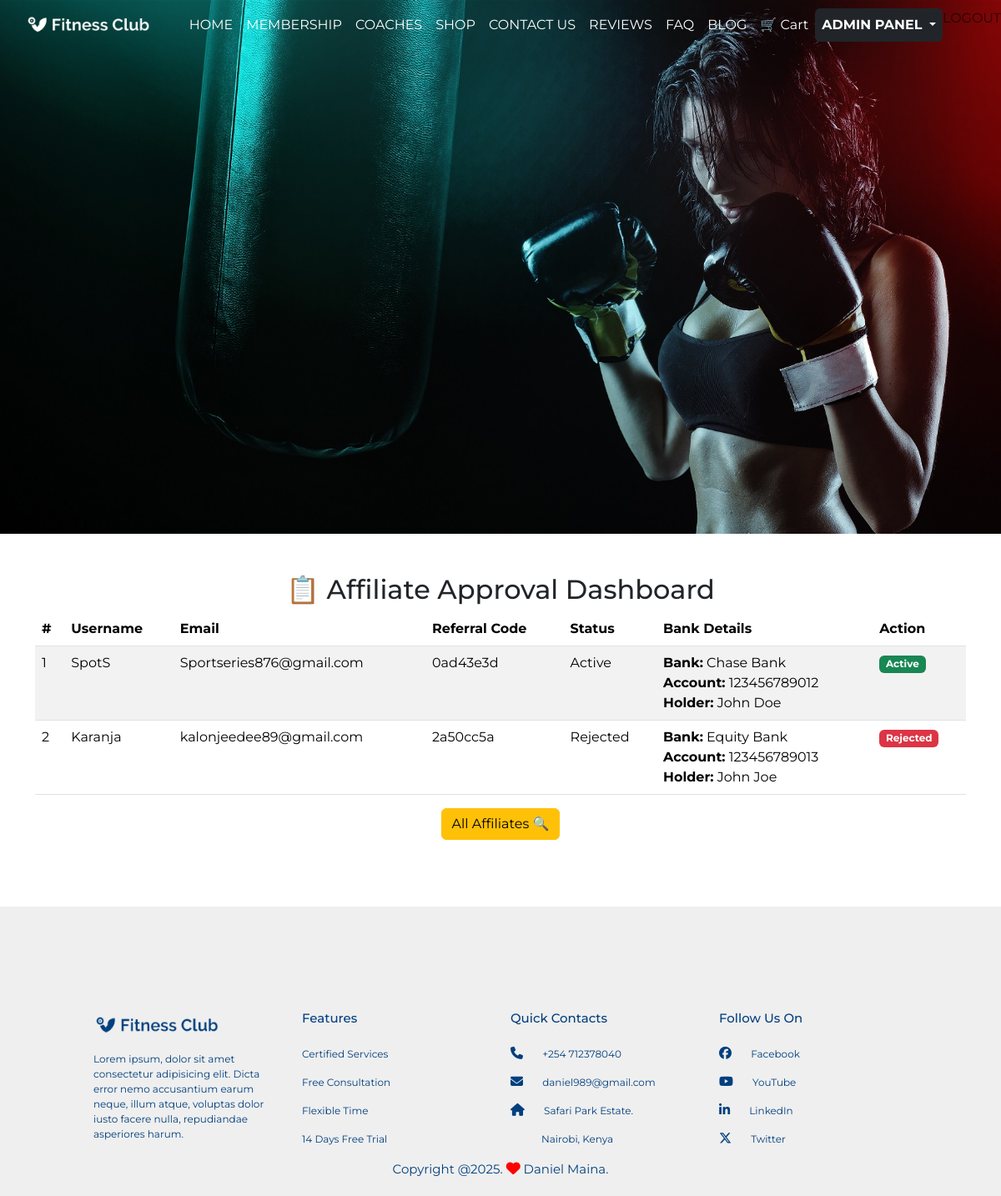
/affiliates/admin-review/ (signed in), run on an earlier commit of the app's database.
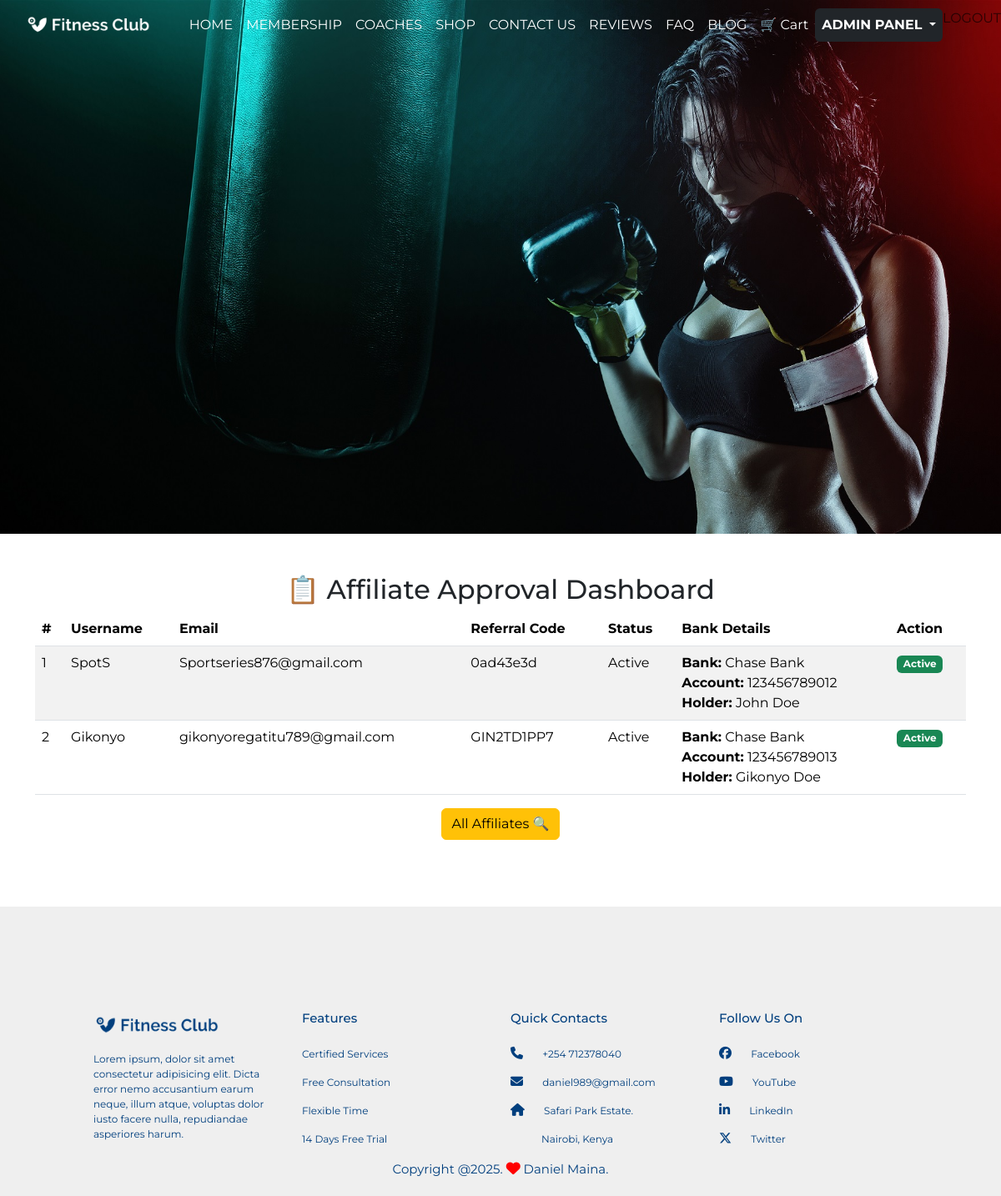
And on a later commit of the database.
### affiliates/models.py (models this page shows, shortened)
class Affiliate(models.Model):
    STATUS_CHOICES = [
        ('Pending', 'Pending'),
        ('Active', 'Active'),
        ('Completed', 'Completed'),
        ('Canceled', 'Canceled'),
    ]
    user = models.OneToOneField(User, on_delete=models.CASCADE, related_name="affiliate_profile")
    referral_code = models.CharField(max_length=20, unique=True, blank=True)
    total_earnings = models.DecimalField(max_digits=10, decimal_places=2, default=0.00)
    status = models.CharField(max_length=10, choices=STATUS_CHOICES, default="Pending")
    commission_rate = models.FloatField(default=5.0)
    created_at = models.DateTimeField(auto_now_add=True)
    bank_name = models.CharField(max_length=100, blank=True, null=True)
    account_number = models.CharField(max_length=50, blank=True, null=True)
    account_holder_name = models.CharField(max_length=100, blank=True, null=True)
    payment_method = models.CharField(
        max_length=20,
        choices=[("Bank Transfer", "Bank Transfer"), ("PayPal", "PayPal"), ("Other", "Other")],
        default="Bank Transfer",
    )

### affiliates/views.py (the view)
# urls.py: path("admin-review/", views.AffiliateReviewView.as_view(), name="admin_review"),
class AffiliateReviewView(UserPassesTestMixin, ListView):
    model = Affiliate
    template_name = "affiliates/admin_review.html"
    context_object_name = "affiliates"
    def test_func(self):
        return self.request.user.is_staff

### cart/context_processors.py (called while the page is built)
def cart_count(request):
    count = 0
    if request.user.is_authenticated:
        count = CartItem.objects.filter(cart__user=request.user).count()
    else:
        cart = request.session.get("cart", {})
        count = sum(item["quantity"] for item in cart.values())
    return {"cart_count": count}

### affiliates/templates/affiliates/admin_review.html
{% extends "base.html" %}
{% block main_content %}
<div class="container mt-5">
    <h2 class="text-center">📋 Affiliate Approval Dashboard</h2>
    <table class="table table-striped">
        <thead>
            <tr>
                <th>#</th>
                <th>Username</th>
                <th>Email</th>
                <th>Referral Code</th>
                <th>Status</th>
                <th>Bank Details</th>
                <th>Action</th>
            </tr>
        </thead>
        <tbody>
            {% for affiliate in affiliates %}
                <tr>
                    <td>{{ forloop.counter }}</td>
                    <td>{{ affiliate.user.username }}</td>
                    <td>{{ affiliate.user.email }}</td>
                    <td>{{ affiliate.referral_code }}</td>
                    <td>{{ affiliate.status }}</td>
                    <td>
                        <strong>Bank:</strong> {{ affiliate.bank_name }}<br>
                        <strong>Account:</strong> {{ affiliate.account_number }}<br>
                        <strong>Holder:</strong> {{ affiliate.account_holder_name }}
                    </td>
                    <td>
                        {% if affiliate.status == "Pending" %}
                            <form action="{% url 'affiliates:approve_affiliate' affiliate.pk %}" method="post" class="d-inline">
                                {% csrf_token %}
                                <button type="submit" class="btn btn-success btn-sm">Approve ✅</button>
                            </form>
                            <form action="{% url 'affiliates:reject_affiliate' affiliate.pk %}" method="post" class="d-inline">
                                {% csrf_token %}
                                <button type="submit" class="btn btn-danger btn-sm">Reject ❌</button>
                            </form>
                        {% else %}
                            <span class="badge {% if affiliate.status == 'Active' %}bg-success{% else %}bg-danger{% endif %}">
                                {{ affiliate.status }}
                            </span>
                        {% endif %}
                    </td>
                </tr>
            {% empty %}
                <tr>
                    <td colspan="7" class="text-center text-muted">No pending affiliate requests.</td>
                </tr>
            {% endfor %}
        </tbody>
    </table>
    <div class="text-center mb-3">
        <a href="{% url 'affiliates:all_affiliates' %}" class="btn btn-warning">
            All Affiliates 🔍
        </a>
    </div>
</div>
{% endblock %}

### gym/templates/base.html (shortened to what this page needs)
{% load static%}
<!DOCTYPE html>
<html lang="en">
<head>
<link rel="stylesheet" href="https://cdnjs.cloudflare.com/ajax/libs/font-awesome/6.5.1/css/all.min.css">
<link rel="stylesheet" href="https://cdn.jsdelivr.net/npm/bootstrap@5.3.2/dist/css/bootstrap.min.css">
<link rel="stylesheet" href="https://cdn.jsdelivr.net/npm/bootstrap-icons/font/bootstrap-icons.css">
<link rel="stylesheet" href="https://cdnjs.cloudflare.com/ajax/libs/animate.css/4.1.1/animate.min.css">
    <link rel="stylesheet" href="{% static 'css/style.css' %}">
</head>
<body>
    {% include 'partials/navbar.html' %}
    <main>
        {% block main_content %}
        {% endblock %}
    </main>
    {% include 'partials/footer.html' %}
</body>
</html>

### gym/templates/partials/navbar.html (shortened to what this page needs)
{% load static %}
<section id="header">
    <nav class="navbar navbar-expand-lg navbar-light">
        <a class="navbar-brand" href="{% url 'gym:index' %}"><img src="{% static 'images/logo-white.png' %}" alt="logo"></a>
        <div class="collapse navbar-collapse justify-content-end" id="navbarNav">
            <ul class="navbar-nav">
                <li class="nav-item">
                    <a class="nav-link" href="{% url 'gym:index' %}">HOME</a>
                </li>
                <li class="nav-item">
                    <a class="nav-link" href="{% url 'members:membership_page' %}">MEMBERSHIP</a>
                </li>
                <li class="nav-item">
                    <a class="nav-link" href="{% url 'coaches:coach_list' %}">COACHES</a>
                </li>
                <li class="nav-item">
                    <a class="nav-link" href="{% url 'shop:product_list' %}">SHOP</a>
                </li>
                <li class="nav-item">
                    <a class="nav-link" href="{% url 'gym:about' %}">CONTACT US</a>
                </li>
                {% if user.is_authenticated %}
                <li class="nav-item">
                    <a class="nav-link" href="{% url 'gym:reviews' %}">REVIEWS</a>
                </li>
                <li class="nav-item">
                    <a class="nav-link" href="{% url 'gym:faq' %}">FAQ</a>
                </li>
                <li class="nav-item">
                    <a class="nav-link" href="{% url 'gym_blog:blog_list' %}">BLOG</a>
                </li>
                <li class="nav-item">
                    <a class="nav-link" href="{% url 'cart:cart_detail' %}">
                        🛒 Cart
                    </a>
                </li>
{% if user.is_staff %}
<li class="nav-item dropdown">
    <a class="nav-link dropdown-toggle fw-bold text-light bg-dark p-2 rounded" href="#" id="adminDropdown" role="button" data-bs-toggle="dropdown" aria-expanded="false">
        ADMIN PANEL
    </a>
</li>
{% endif %}
                <li class="nav-item">
                    <form method="post" action="{% url 'members:logout' %}" style="display: inline;">
                        <button type="submit" class="btn btn-link nav-link" style="padding: 0; border: none; background: none;">LOGOUT</button>
                    </form>
                </li>
                {% endif %}
            </ul>
        </div>
    </nav>
</section>

### gym/templates/partials/footer.html
{% load static %}
<section id="footer">
    <div class="container">
        <div class="row">
            <div class="col-md-3">
                <img src="{% static 'images/logo.png' %}" class="footer-logo" alt="logo">
                <p>Lorem ipsum, dolor sit amet consectetur adipisicing elit. Dicta error nemo accusantium earum neque, illum atque, voluptas dolor iusto facere nulla, repudiandae asperiores harum.</p>
            </div>
            <div class="col-md-3">
                <h1 class="footer-feature">Features</h1>
                <p>Certified Services</p>
                <p>Free Consultation</p>
                <p>Flexible Time</p>
                <p>14 Days Free Trial</p>
            </div>
            <div class="col-md-3">
                <h1 class="contact">Quick Contacts</h1>
                <p><i class="fa-solid fa-phone"></i> +254 712378040</p>
                <p><i class="fa-solid fa-envelope"></i> daniel989@gmail.com</p>
                <p><i class="fa-solid fa-house"></i> Safari Park Estate.</p>
                <p class="city">Nairobi, Kenya</p>
            </div>
            <div class="col-md-3">
                <h1 class="contact">Follow Us On</h1>
                <p><i class="fa-brands fa-facebook"></i> Facebook</p>
                <p><i class="fa-brands fa-youtube"></i> YouTube</p>
                <p><i class="fa-brands fa-linkedin-in"></i> LinkedIn</p>
                <p><i class="fa-brands fa-x-twitter"></i> Twitter</p>
            </div>
        </div>
        <p class="copyright">Copyright @2025. <i class="fa-solid fa-heart"></i> Daniel Maina.</p>
    </div>
</section>

### gym/static/css/style.css (style rules this page uses)
* { margin: 0; padding: 0; font-family: "Montserrat", sans-serif; }
#header { height: 80vh; background-image: url("../images/banner.jpg"); background-size: cover; background-position: center; }
.navbar-nav li a { float: right; color: #fff !important; }
.navbar-brand img { width: 150px; margin-left: 30px; }
.navbar { background-color: transparent; transition: background-color 0.3s ease; }
.navbar-nav li a { color: #fff !important; }
#footer { margin-top: 80px; padding: 100px; background: #efefef; color: #013f7e; }
.footer-logo { width: 150px; margin-top: 25px; margin-bottom: 15px; }
#footer h1 { font-size: 15px; text-align: left; margin-top: 25px; margin-bottom: 25px; }
#footer p { font-size: 12px; text-align: left; }
#footer .city { margin-left: 37px; }
#footer .row i { padding-right: 20px; font-size: 15px; }
#footer .fa-heart { color: red; font-size: 17px; }
#footer .copyright { margin-bottom: -80px; text-align: center; font-size: 15px; }

What changed in the data, as far as the page shows it:
removed Affiliate: user.username "Karanja", user.email "kalonjeedee89@gmail.com", referral_code "2a50cc5a", status "Rejected", bank_name "Equity Bank", account_number "123456789013", account_holder_name "John Joe"
added Affiliate: user.username "Gikonyo", user.email "gikonyoregatitu789@gmail.com", referral_code "GIN2TD1PP7", status "Active", bank_name "Chase Bank", account_number "123456789013", account_holder_name "Gikonyo Doe"
